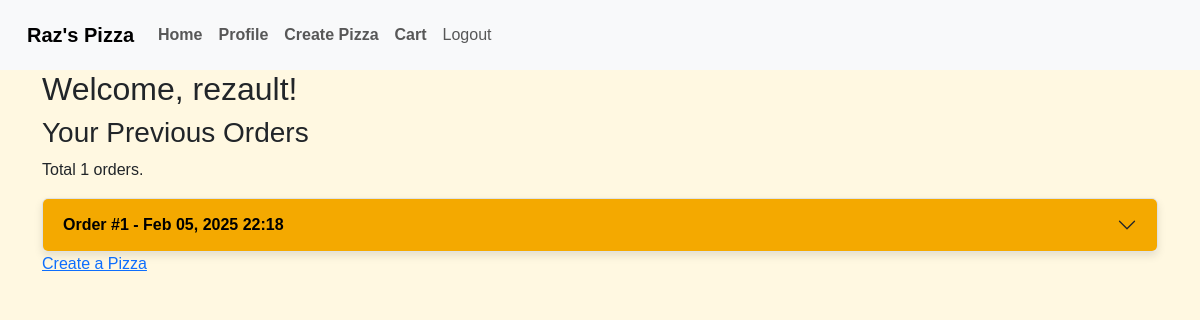
The page /profile/ (signed in) on the database as committed earlier.
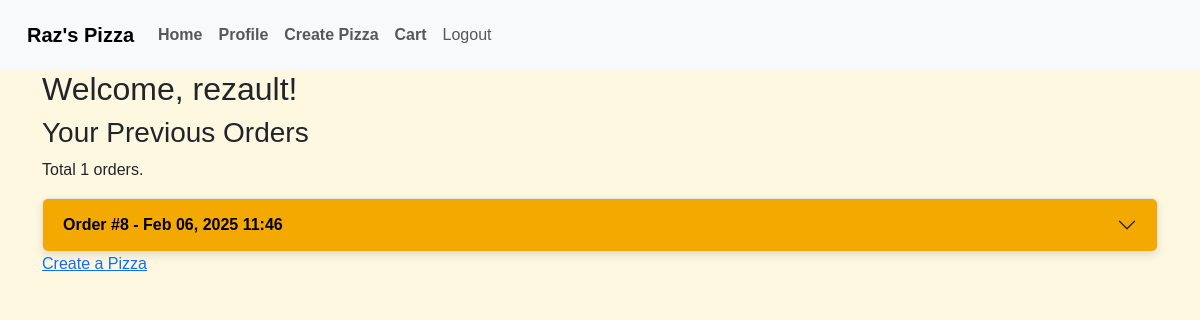
The same page on the database as committed later.
### mainapp/models.py (models this page shows, shortened)
class Order(models.Model):
    user = models.ForeignKey(User, on_delete=models.CASCADE, related_name="orders", help_text="The user who placed the order")
    customer_name = models.CharField(max_length=100, help_text="The customer's name")
    address = models.CharField(max_length=200, help_text="The delivery address")
    card_number = models.CharField(max_length=16, help_text="Credit card number")
    card_expiry_month = models.CharField(max_length=2, help_text="Card expiry month")
    card_expiry_year = models.CharField(max_length=4, help_text="Card expiry year")
    card_cvv = models.CharField(max_length=3, help_text="Card CVV code")
    order_date = models.DateTimeField(auto_now_add=True, help_text="Date and time when the order was placed")

### mainapp/views.py (the view)
# urls.py: path("profile/", views.profile, name="profile"),
@login_required
def profile(request):
    user = request.user
    orders = user.orders.all()
    return render(request, "profile.html", {"user": user, "orders": orders})

### mainapp/models.py (called while the page is built)
    def __str__(self):
        return self.name

    def __str__(self):
        return self.name

    def __str__(self):
        return self.name

    def __str__(self):
        return self.name

    def __str__(self):
        return self.name

    def __str__(self):
        return f"{self.size} pizza with {self.crust} crust"

### mainapp/templates/profile.html (shortened to what this page needs)
{% extends "base.html" %}
{% block content %}
<div class="container">
    {% if user.is_authenticated %}
    <h2>Welcome, {{ user.username }}!</h2>
    <h3>Your Previous Orders</h3>
    {% if orders %}
      <p>Total {{ orders|length }} orders.</p>
    {% else %}
        <p>No orders found.</p>
    {% endif %}
    <div class="accordion" id="orderAccordion">
      {% for order in orders %}
      <div class="accordion-item">
        <h2 class="accordion-header" id="heading{{ order.id }}">
          <button class="accordion-button collapsed" type="button" data-bs-toggle="collapse" data-bs-target="#collapse{{ order.id }}" aria-expanded="false" aria-controls="collapse{{ order.id }}">
             Order #{{ order.id }} - {{ order.order_date|date:"M d, Y H:i" }}
          </button>
        </h2>
      </div>
      {% endfor %}
    </div>
    <a href="{% url 'create_pizza' %}">Create a Pizza</a>
    {% else %}
    <p>Please log in.</p>
    {% endif %}
</div>
{% endblock %}

Rows that differ between the two databases and show on the page:
removed Order: id "1", order_date "Feb 05, 2025 22:18"
added Order: id "8", order_date "Feb 06, 2025 11:46"
